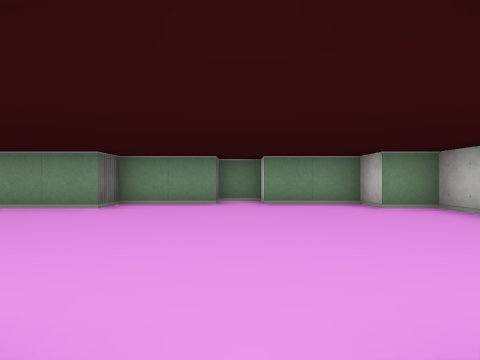
[1] (above)

19 first-person views from a walk through a cub3D level. The camera is about half as high as the walls, looks level and sees 75° across. The floor is counted in squares. Each view is taken from the middle of a square. On the plan, view 1 faces up. The plan holds only what a view shows up to about 9 squares ahead; the rest is blank.

[2]
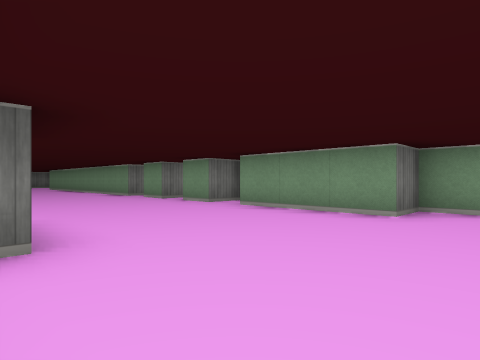

[3]
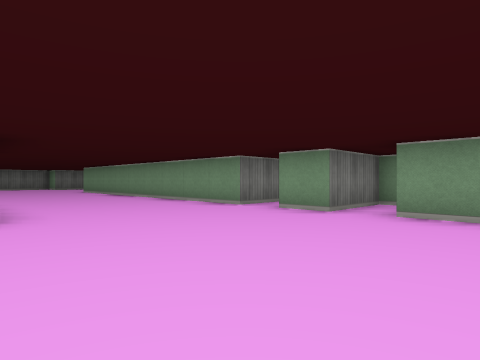

[4]
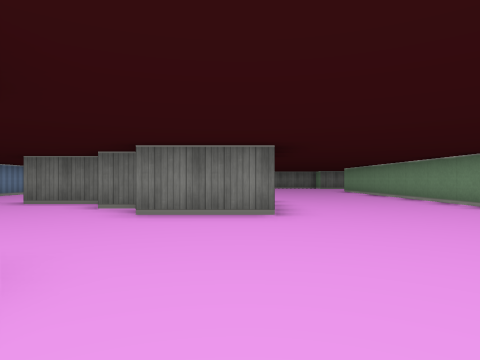

[5]
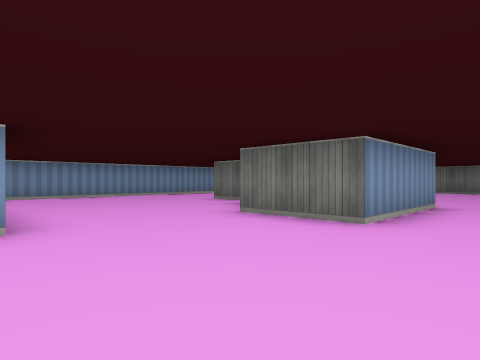

[6]
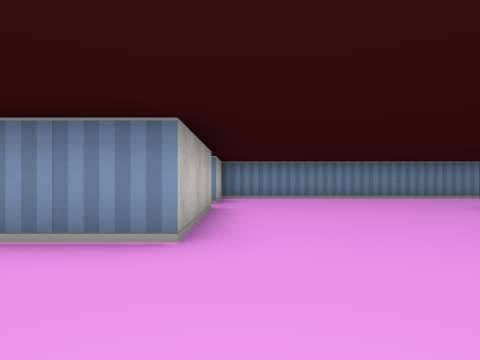

[7]
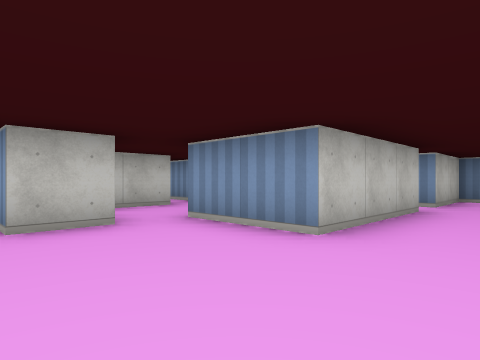

[8]
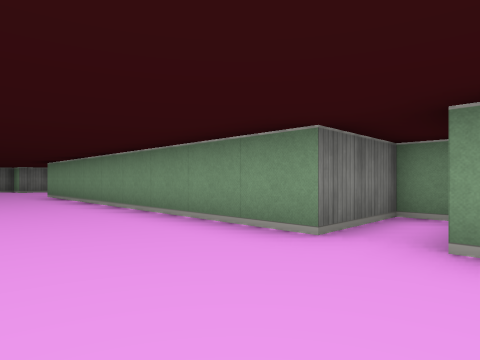

[9]
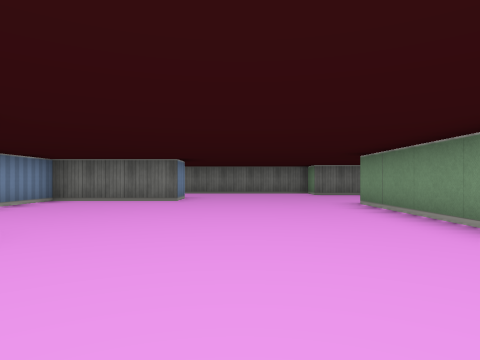

[10]
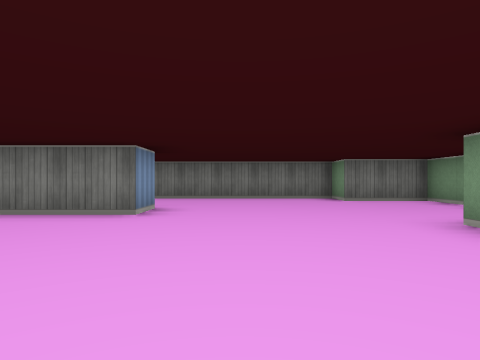

[11]
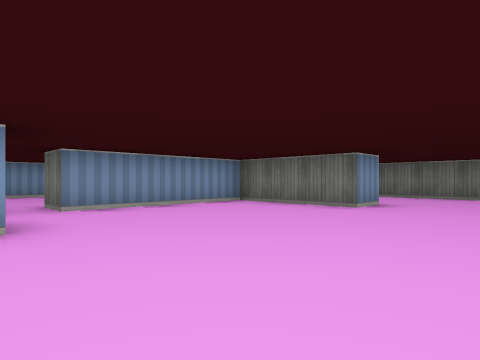

[12]
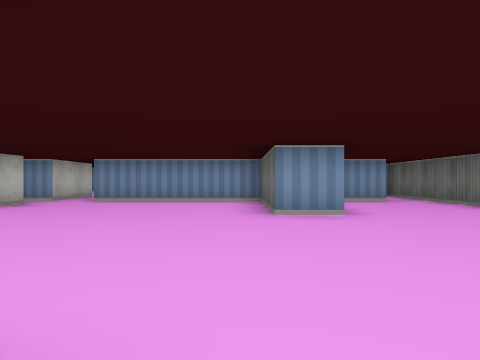

[13]
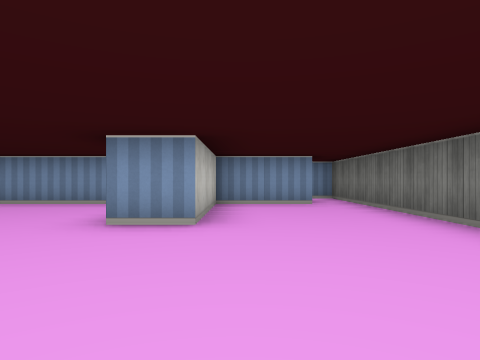

[14]
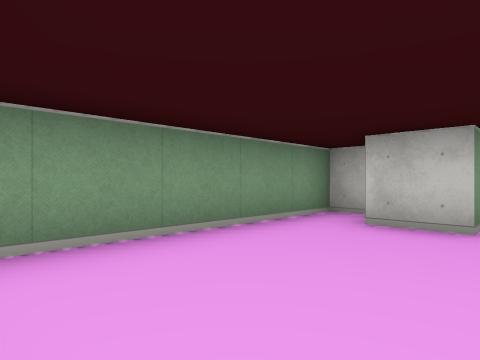

[15]
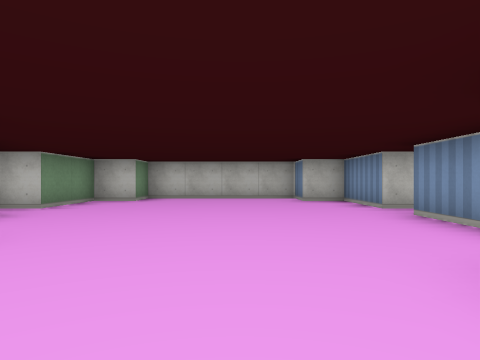

[16]
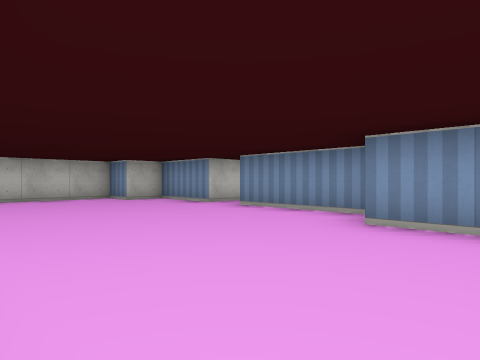

[17]
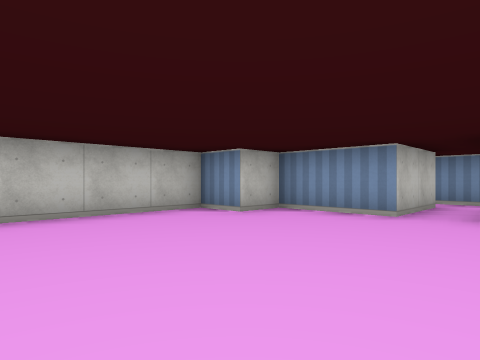

[18]
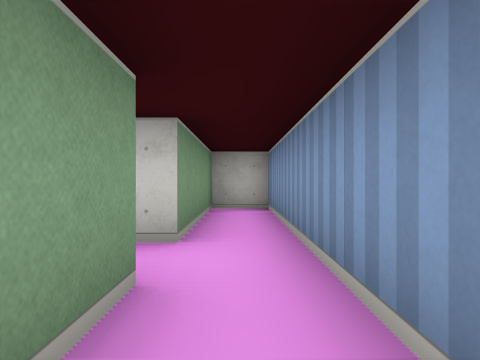

[19]
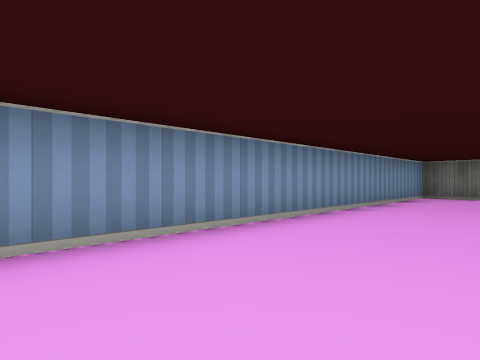

### Floor plan
Points are (right, up) in squares from view 1. A wall is a line through its corners. A room is listed if a view was taken in it or the views show most of it. See-through windows are left out.
Room 1 (views 1, 18)
walls: (-0.5, -1.5) (-1.4, -1.5); (-2.8, -2.5) (3.5, -2.5) (3.5, -1.5) (0.5, -1.5) (0.5, 0.5); (-3.5, -1.5) (-3.5, -0.2)
ways out: opening at (-4.5, -1) to room 2; opening at (0, -0.5) to room 2
Room 2 (views 2, 3, 4, 5, 6, 7, 8, 9, 10, 11, 12, 13, 14, 15, 16, 17, 19)
walls: (-13.5, 1.5) (-10.5, 1.5) (-10.5, -0.5); (-11.5, -0.8) (-11.5, -1.5); (-12.5, -1.9) (-12.5, -3.5); (-15.5, -0.5) (-15.5, 0.2); (-9.9, 7.5) (-10.5, 7.5) (-10.5, 5.5) (-19.5, 5.5) (-19.5, 6.5); (-15.5, -3) (-15.5, -1.5) (-14.8, -1.5); (-8.5, 7.5) (-8.5, 5.5) (-9.5, 5.5); (-5.5, 0.5) (-5.5, 1.5) (-3.5, 1.5); (-7.5, -3.5) (-7.5, -0.5) (-5.5, -0.5); (-6.5, 6.5) (-6.5, 5.5) (-7.5, 5.5); (-18.5, 6.9) (-18.5, 7.5) (-23.5, 7.5) (-23.5, 5.5) (-24.5, 5.5) (-24.5, -3.5) (-23.9, -3.5); (-3.1, 0.5) (-0.5, 0.5); (-19.5, -5.2) (-19.5, -6.5) (-7.5, -6.5) (-7.5, -4.5); (-23.6, -1.5) (-21.5, -1.5) (-21.5, 1.5) (-20.5, 1.5) (-20.5, -1.5) (-16.5, -1.5) (-16.5, -2.5); (0.5, 0.5) (2.5, 0.5) (2.5, 1.5) (3.5, 1.5) (3.5, 5.5) (2.5, 5.5) (2.5, 6.5) (0.5, 6.5) (0.5, 7.5) (-0.5, 7.5) (-0.5, 6.5) (-2.5, 6.5) (-2.5, 5.5) (-5.5, 5.5)
ways out: opening at (-4.5, -1) to room 1; opening at (0, -0.5) to room 1; opening at (-6.5, -4)

Where each view was taken, in squares from view 1:
view 1: 0 up, 0 right, facing up
view 2: 1 up, 1 left, facing up-left
view 3: 1 up, 6 left, facing up-left
view 4: 1 up, 6 left, facing left
view 5: 3 up, 7 left, facing down-left
view 6: 2 up, 8 left, facing down
view 7: 2 up, 9 left, facing down-right
view 8: 3 up, 9 left, facing up-left
view 9: 3 up, 13 left, facing left
view 10: 3 up, 16 left, facing left
view 11: 4 up, 15 left, facing down-left
view 12: 6 up, 20 left, facing down
view 13: 5 up, 22 left, facing down
view 14: 5 up, 23 left, facing up-right
view 15: 3 up, 5 left, facing right
view 16: 5 up, 5 left, facing down-right
view 17: 5 up, 1 left, facing down-right
view 18: 2 down, 2 left, facing right
view 19: 4 down, 10 left, facing down-left
